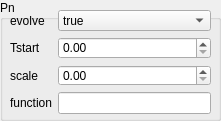
       <widget class="QGroupBox" name="groupBox_12">
        <property name="geometry">
         <rect>
          <x>910</x>
          <y>240</y>
          <width>221</width>
          <height>121</height>
         </rect>
        </property>
        <property name="title">
         <string>Pn</string>
        </property>
        <widget class="QWidget" name="formLayoutWidget_15">
         <property name="geometry">
          <rect>
           <x>10</x>
           <y>10</y>
           <width>201</width>
           <height>104</height>
          </rect>
         </property>
         <layout class="QFormLayout" name="formLayout_15">
          <property name="fieldGrowthPolicy">
           <enum>QFormLayout::AllNonFixedFieldsGrow</enum>
          </property>
          <item row="0" column="1">
           <widget class="QComboBox" name="evolvePnCombo">
            <property name="toolTip">
             <string>volve neutral pressure? Otherwise Tn = Te model</string>
            </property>
            <property name="statusTip">
             <string/>
            </property>
            <item>
             <property name="text">
              <string>true</string>
             </property>
            </item>
            <item>
             <property name="text">
              <string>false</string>
             </property>
            </item>
           </widget>
          </item>
          <item row="1" column="0">
           <widget class="QLabel" name="label_78">
            <property name="text">
             <string>Tstart</string>
            </property>
           </widget>
          </item>
          <item row="2" column="0">
           <widget class="QLabel" name="label_79">
            <property name="text">
             <string>scale</string>
            </property>
           </widget>
          </item>
          <item row="3" column="0">
           <widget class="QLabel" name="label_80">
            <property name="text">
             <string>function</string>
            </property>
           </widget>
          </item>
          <item row="3" column="1">
           <widget class="QLineEdit" name="funcitonPnLine"/>
          </item>
          <item row="1" column="1">
           <widget class="QDoubleSpinBox" name="TstartDoubleSpin">
            <property name="toolTip">
             <string>Starting temperature in eV </string>
            </property>
            <property name="statusTip">
             <string/>
            </property>
           </widget>
          </item>
          <item row="2" column="1">
           <widget class="QDoubleSpinBox" name="scaleDoubleSpin6"/>
          </item>
          <item row="0" column="0">
           <widget class="QLabel" name="label_77">
            <property name="text">
             <string>evolve</string>
            </property>
           </widget>
          </item>
         </layout>
        </widget>
       </widget>
